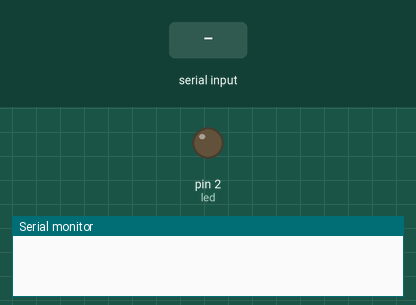
Recording of a sketch running on a simulated Arduino Uno, built with avr-gcc and run on an emulated ATmega328P. Shown: output pins drawn as LEDs (lit = HIGH), the last lines printed to the serial monitor. The inputs (shaded band) are chosen by the test bench.

Above: at 1.2 s.
1.3 s: "a" received over the second serial link
At 2.0 s:
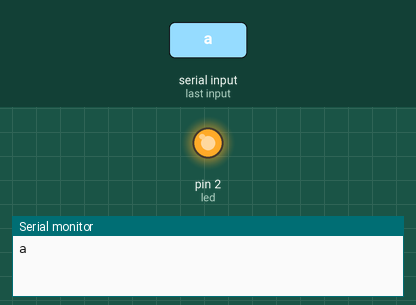
2.8 s: "b" received over the second serial link
At 3.1 s:
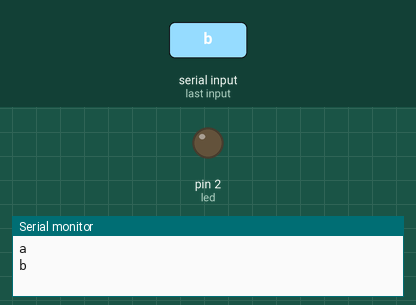
Timing chart, 0 to 5.8 s (numbered marks = the images above; inputs shaded):
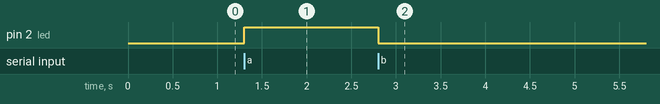

The sketch:

sketch_oct24a_receptor_test.ino
```cpp
#include <SoftwareSerial.h>

SoftwareSerial mySerial(7, 5);

int led = 2;

void setup() {
  pinMode(led, OUTPUT);
  Serial.begin(9600);
  mySerial.begin(9600);
}

void loop() {

  if (mySerial.available()>0) {
    char dato = mySerial.read();
    Serial.println(dato);
    if (dato=='a') digitalWrite(led, HIGH);
    if (dato=='b') digitalWrite(led, LOW);
  }

}
```

Measured:
- after the input at 1.3 s, pin 2 (led): LOW → HIGH at once
- after the input at 2.8 s, pin 2 (led): HIGH → LOW at once
